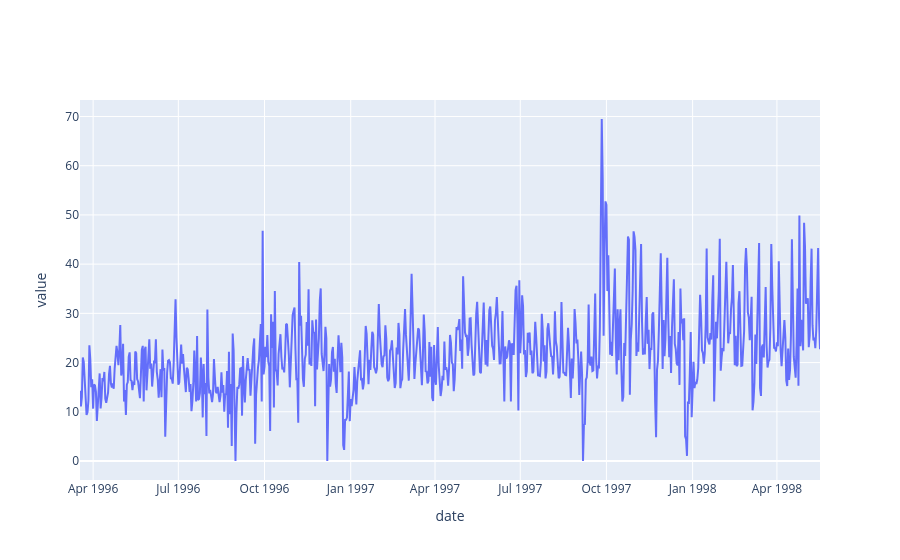

Notebook code cell kept with this figure:
### Markdown cell above
#### Задание 2.1: Визуальный анализ (0.5 балла)

Выделите из данных временной ряд с номером 92. Постройте его линейный график.

### Code cell
series_92: pd.DataFrame = df[df.id == 92]
fig = go.Figure()
fig.add_trace(go.Scatter(x=series_92.date, y=series_92.value, name=f"Graph no 92"))
fig.update_layout(xaxis_title="date", yaxis_title="value")
fig.show()

### Figure 1 — Plotly figure (JSON) as saved in the notebook; plotly's stock layout.template omitted (floating-point values rounded to 4 significant figures; data arrays with more than 128 entries replaced by an {"elided": "..."} marker saying what was removed)
{"data": [{"name": "Graph no 92", "type": "scatter", "x": {"elided": "791 str values"}, "y": {"elided": "791 float values"}}], "layout": {"xaxis": {"title": {"text": "date"}}, "yaxis": {"title": {"text": "value"}}}}
